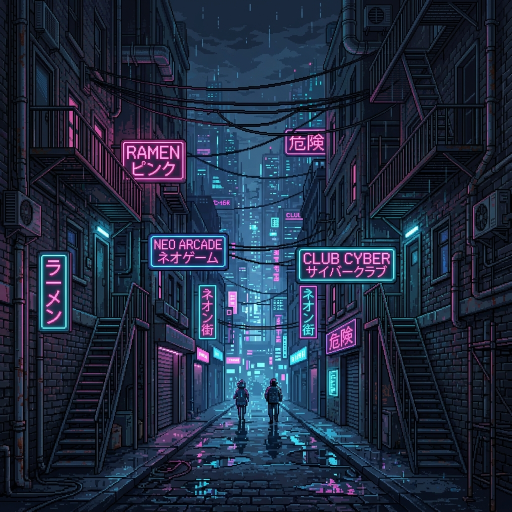
#> input picture brawler_bg.png, 1024 x 1024 px (shown at 1/2 size)
$ python process_sprite.py brawler_bg.png ac_unit.png
#> lines starting #> are read from the running program, lines starting #| are printed output that depends on the picture
import sys
import subprocess

try:
    from PIL import Image
except ImportError:
    print("Pillow not found, installing...")
    subprocess.check_call([sys.executable, "-m", "pip", "install", "Pillow"])
    from PIL import Image

def process_image(input_path, output_path):
#> called with input_path = 'brawler_bg.png', output_path = 'ac_unit.png'
    print("Opening image...")
    img = Image.open(input_path).convert("RGBA")

    print("Resizing to a clean 4-frame sprite sheet (256x64)...")
    img = img.resize((256, 64), Image.Resampling.LANCZOS)
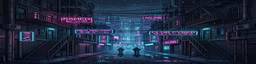
#> img: PIL image 256x64 RGBA; mean R, G, B, A 31.8, 42.9, 63.8, 255

    print("Removing white background...")
    datas = img.getdata()
    newData = []
    for item in datas:
        # If the pixel is mostly white, make it fully transparent
        if item[0] > 220 and item[1] > 220 and item[2] > 220:
            newData.append((255, 255, 255, 0))
        else:
            newData.append(item)
#> this loop made 16384 passes
#> item on passes 1 to 3: (21, 25, 39, 255), (19, 24, 37, 255), (16, 20, 33, 255)
#> after the loop, newData = 16384 items, first 6: (21, 25, 39, 255), (19, 24, 37, 255), (16, 20, 33, 255), (9, 13, 21, 255), (9, 12, 19, 255), (11, 13, 20, 255)

    img.putdata(newData)
    img.save(output_path, "PNG")
    print(f"Success! Saved processed sprite sheet to {output_path}")

if __name__ == "__main__":
    if len(sys.argv) < 3:
        print("Usage: python process_sprite.py <input> <output>")
    else:
        process_image(sys.argv[1], sys.argv[2])

$ run again, on alley_arch.png
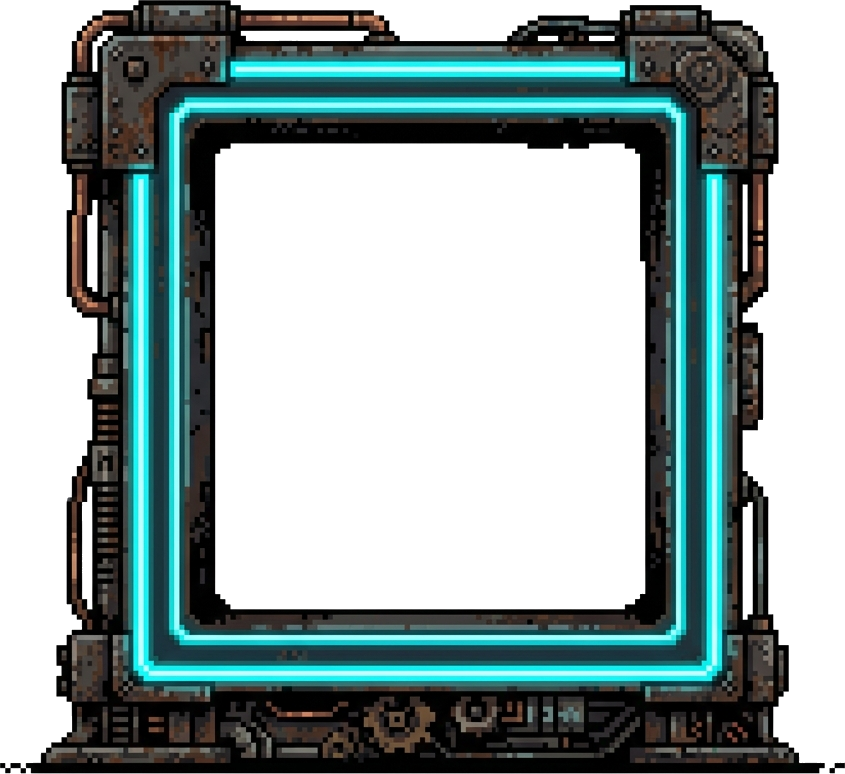
#> input picture alley_arch.png, 845 x 774 px
#> in process_image, img is the input picture: PIL image 845x774 RGBA; mean R, G, B, A 22.8, 39.6, 39.2, 127.8
#> in process_image, `img = img.resize((256, 64), Image.Resampling.LANCZOS)`:
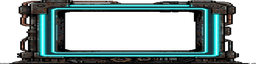
#> img: PIL image 256x64 RGBA; mean R, G, B, A 28.6, 45.3, 44.9, 127.7; transparent parts drawn white
#> the loop in process_image, `for item in datas:` made 16384 passes
#> item on passes 1 to 3: (0, 0, 0, 0), (0, 0, 0, 0), (0, 0, 0, 0)
#> after the loop in process_image, `for item in datas:`: newData = 16384 items, first 6: (0, 0, 0, 0), (0, 0, 0, 0), (0, 0, 0, 0), (0, 0, 0, 0), (0, 0, 0, 0), (0, 0, 0, 0)

$ run again, on alley_wall.png
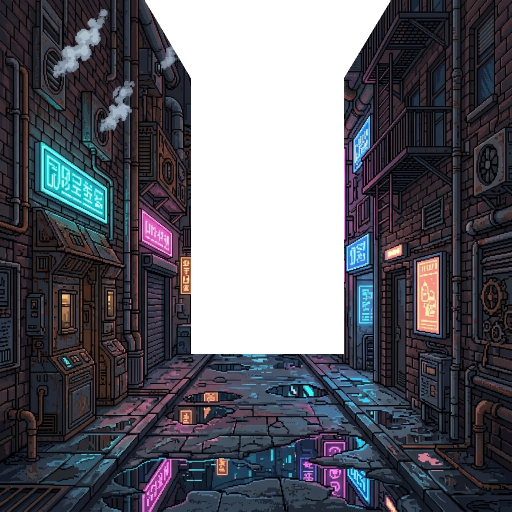
#> input picture alley_wall.png, 1024 x 1024 px (shown at 1/2 size)
#> in process_image, img is the input picture: PIL image 1024x1024 RGBA; mean R, G, B, A 38.1, 38.5, 46.5, 198.8
#> in process_image, `img = img.resize((256, 64), Image.Resampling.LANCZOS)`:
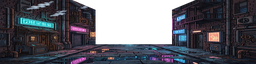
#> img: PIL image 256x64 RGBA; mean R, G, B, A 39.3, 39.7, 47.9, 198.7; transparent parts drawn white
#> the loop in process_image, `for item in datas:` made 16384 passes
#> item on passes 1 to 3: (36, 32, 40, 255), (33, 29, 37, 255), (31, 28, 36, 255)
#> after the loop in process_image, `for item in datas:`: newData = 16384 items, first 6: (36, 32, 40, 255), (33, 29, 37, 255), (31, 28, 36, 255), (27, 26, 33, 255), (33, 31, 40, 255), (30, 27, 35, 255)
